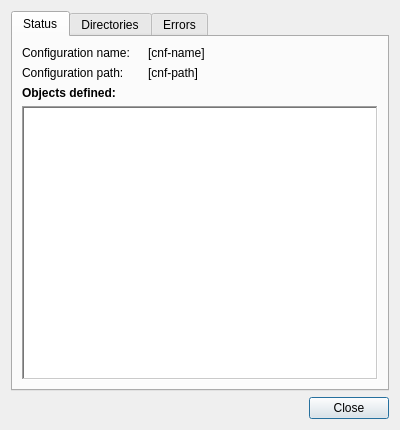
<?xml version="1.0" encoding="UTF-8"?>
<ui version="4.0">
 <class>ConfigStatus</class>
 <widget class="QDialog" name="ConfigStatus">
  <property name="geometry">
   <rect>
    <x>0</x>
    <y>0</y>
    <width>400</width>
    <height>430</height>
   </rect>
  </property>
  <property name="minimumSize">
   <size>
    <width>400</width>
    <height>430</height>
   </size>
  </property>
  <property name="windowTitle">
   <string>Current configuration status</string>
  </property>
  <property name="windowIcon">
   <iconset resource="../../_resources/editor.qrc">
    <normaloff>:/images/cat_builder/cat_builder_48.png</normaloff>:/images/cat_builder/cat_builder_48.png</iconset>
  </property>
  <layout class="QGridLayout" name="gridLayout">
   <item row="0" column="0">
    <widget class="QTabWidget" name="DataConfigSet">
     <property name="tabPosition">
      <enum>QTabWidget::North</enum>
     </property>
     <property name="currentIndex">
      <number>0</number>
     </property>
     <widget class="QWidget" name="status">
      <attribute name="title">
       <string>Status</string>
      </attribute>
      <layout class="QGridLayout" name="gridLayout_2">
       <item row="2" column="0" colspan="2">
        <widget class="QLabel" name="label_3">
         <property name="font">
          <font>
           <weight>75</weight>
           <bold>true</bold>
          </font>
         </property>
         <property name="text">
          <string>Objects defined:</string>
         </property>
        </widget>
       </item>
       <item row="1" column="1">
        <widget class="QLabel" name="ConfigPathLabel">
         <property name="text">
          <string notr="true">[cnf-path]</string>
         </property>
        </widget>
       </item>
       <item row="0" column="1">
        <widget class="QLabel" name="ConfigNameLabel">
         <property name="text">
          <string notr="true">[cnf-name]</string>
         </property>
        </widget>
       </item>
       <item row="0" column="0">
        <widget class="QLabel" name="label">
         <property name="maximumSize">
          <size>
           <width>120</width>
           <height>16777215</height>
          </size>
         </property>
         <property name="text">
          <string>Configuration name:</string>
         </property>
        </widget>
       </item>
       <item row="1" column="0">
        <widget class="QLabel" name="label_2">
         <property name="maximumSize">
          <size>
           <width>120</width>
           <height>16777215</height>
          </size>
         </property>
         <property name="text">
          <string>Configuration path:</string>
         </property>
        </widget>
       </item>
       <item row="3" column="0" colspan="2">
        <widget class="QListWidget" name="ItemsStatus">
         <property name="frameShape">
          <enum>QFrame::WinPanel</enum>
         </property>
         <property name="frameShadow">
          <enum>QFrame::Sunken</enum>
         </property>
         <property name="lineWidth">
          <number>2</number>
         </property>
         <property name="midLineWidth">
          <number>2</number>
         </property>
         <property name="horizontalScrollBarPolicy">
          <enum>Qt::ScrollBarAlwaysOff</enum>
         </property>
         <property name="alternatingRowColors">
          <bool>true</bool>
         </property>
         <property name="selectionMode">
          <enum>QAbstractItemView::NoSelection</enum>
         </property>
         <property name="iconSize">
          <size>
           <width>16</width>
           <height>16</height>
          </size>
         </property>
        </widget>
       </item>
      </layout>
     </widget>
     <widget class="QWidget" name="dirs">
      <attribute name="title">
       <string>Directories</string>
      </attribute>
      <layout class="QGridLayout" name="gridLayout_3">
       <item row="0" column="0">
        <widget class="QLabel" name="label_4">
         <property name="font">
          <font>
           <weight>75</weight>
           <bold>true</bold>
          </font>
         </property>
         <property name="text">
          <string>Configuration directories:</string>
         </property>
        </widget>
       </item>
       <item row="1" column="0">
        <widget class="QTableWidget" name="ItemsDirs">
         <property name="frameShape">
          <enum>QFrame::WinPanel</enum>
         </property>
         <property name="frameShadow">
          <enum>QFrame::Sunken</enum>
         </property>
         <property name="lineWidth">
          <number>2</number>
         </property>
         <property name="midLineWidth">
          <number>-2</number>
         </property>
         <property name="autoScrollMargin">
          <number>10</number>
         </property>
         <property name="editTriggers">
          <set>QAbstractItemView::NoEditTriggers</set>
         </property>
         <property name="selectionMode">
          <enum>QAbstractItemView::SingleSelection</enum>
         </property>
         <property name="selectionBehavior">
          <enum>QAbstractItemView::SelectRows</enum>
         </property>
         <attribute name="horizontalHeaderDefaultSectionSize">
          <number>100</number>
         </attribute>
         <attribute name="horizontalHeaderMinimumSectionSize">
          <number>20</number>
         </attribute>
         <attribute name="horizontalHeaderShowSortIndicator" stdset="0">
          <bool>false</bool>
         </attribute>
         <attribute name="horizontalHeaderStretchLastSection">
          <bool>true</bool>
         </attribute>
         <attribute name="verticalHeaderVisible">
          <bool>false</bool>
         </attribute>
         <attribute name="verticalHeaderDefaultSectionSize">
          <number>20</number>
         </attribute>
         <attribute name="verticalHeaderHighlightSections">
          <bool>false</bool>
         </attribute>
         <attribute name="verticalHeaderMinimumSectionSize">
          <number>18</number>
         </attribute>
         <column>
          <property name="text">
           <string>Name</string>
          </property>
         </column>
         <column>
          <property name="text">
           <string>Path</string>
          </property>
         </column>
        </widget>
       </item>
      </layout>
     </widget>
     <widget class="QWidget" name="Errors">
      <attribute name="title">
       <string>Errors</string>
      </attribute>
      <layout class="QGridLayout" name="gridLayout_4">
       <item row="0" column="0">
        <widget class="QLabel" name="ErrorConfigsLabel">
         <property name="font">
          <font>
           <weight>75</weight>
           <italic>false</italic>
           <bold>true</bold>
          </font>
         </property>
         <property name="text">
          <string>Configuration Loading Errors:</string>
         </property>
        </widget>
       </item>
       <item row="1" column="0">
        <widget class="QTableWidget" name="ItemsErrors">
         <property name="frameShape">
          <enum>QFrame::WinPanel</enum>
         </property>
         <property name="frameShadow">
          <enum>QFrame::Sunken</enum>
         </property>
         <property name="lineWidth">
          <number>2</number>
         </property>
         <property name="midLineWidth">
          <number>-2</number>
         </property>
         <property name="autoScrollMargin">
          <number>10</number>
         </property>
         <property name="editTriggers">
          <set>QAbstractItemView::NoEditTriggers</set>
         </property>
         <property name="alternatingRowColors">
          <bool>true</bool>
         </property>
         <property name="selectionMode">
          <enum>QAbstractItemView::ExtendedSelection</enum>
         </property>
         <attribute name="horizontalHeaderVisible">
          <bool>false</bool>
         </attribute>
         <attribute name="horizontalHeaderDefaultSectionSize">
          <number>100</number>
         </attribute>
         <attribute name="horizontalHeaderMinimumSectionSize">
          <number>20</number>
         </attribute>
         <attribute name="horizontalHeaderShowSortIndicator" stdset="0">
          <bool>false</bool>
         </attribute>
         <attribute name="horizontalHeaderStretchLastSection">
          <bool>true</bool>
         </attribute>
         <attribute name="verticalHeaderVisible">
          <bool>false</bool>
         </attribute>
         <attribute name="verticalHeaderDefaultSectionSize">
          <number>20</number>
         </attribute>
         <attribute name="verticalHeaderHighlightSections">
          <bool>false</bool>
         </attribute>
         <attribute name="verticalHeaderMinimumSectionSize">
          <number>18</number>
         </attribute>
         <column>
          <property name="text">
           <string notr="true">ErrorMsg</string>
          </property>
         </column>
        </widget>
       </item>
      </layout>
     </widget>
    </widget>
   </item>
   <item row="1" column="0">
    <widget class="QDialogButtonBox" name="buttonBox">
     <property name="orientation">
      <enum>Qt::Horizontal</enum>
     </property>
     <property name="standardButtons">
      <set>QDialogButtonBox::Close</set>
     </property>
    </widget>
   </item>
  </layout>
 </widget>
 <resources>
  <include location="../../_resources/editor.qrc"/>
 </resources>
 <connections>
  <connection>
   <sender>buttonBox</sender>
   <signal>accepted()</signal>
   <receiver>ConfigStatus</receiver>
   <slot>accept()</slot>
   <hints>
    <hint type="sourcelabel">
     <x>248</x>
     <y>254</y>
    </hint>
    <hint type="destinationlabel">
     <x>157</x>
     <y>274</y>
    </hint>
   </hints>
  </connection>
  <connection>
   <sender>buttonBox</sender>
   <signal>rejected()</signal>
   <receiver>ConfigStatus</receiver>
   <slot>reject()</slot>
   <hints>
    <hint type="sourcelabel">
     <x>316</x>
     <y>260</y>
    </hint>
    <hint type="destinationlabel">
     <x>286</x>
     <y>274</y>
    </hint>
   </hints>
  </connection>
 </connections>
</ui>
